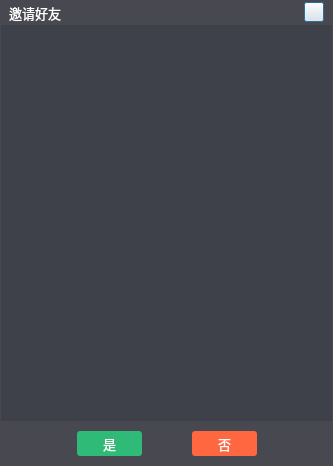
<?xml version="1.0" encoding="UTF-8"?>
<ui version="4.0">
 <class>STWBInviteFriendClass</class>
 <widget class="QDialog" name="STWBInviteFriendClass">
  <property name="geometry">
   <rect>
    <x>0</x>
    <y>0</y>
    <width>333</width>
    <height>466</height>
   </rect>
  </property>
  <property name="windowTitle">
   <string>STWBInviteFriend</string>
  </property>
  <layout class="QVBoxLayout" name="verticalLayout">
   <property name="spacing">
    <number>0</number>
   </property>
   <property name="leftMargin">
    <number>0</number>
   </property>
   <property name="topMargin">
    <number>0</number>
   </property>
   <property name="rightMargin">
    <number>0</number>
   </property>
   <property name="bottomMargin">
    <number>0</number>
   </property>
   <item>
    <widget class="QWidget" name="widTitle" native="true">
     <property name="minimumSize">
      <size>
       <width>0</width>
       <height>25</height>
      </size>
     </property>
     <property name="maximumSize">
      <size>
       <width>16777215</width>
       <height>25</height>
      </size>
     </property>
     <property name="styleSheet">
      <string notr="true">QWidget#widTitle{background-color:#484950;border:0px;}</string>
     </property>
     <layout class="QHBoxLayout" name="horizontalLayout">
      <property name="spacing">
       <number>6</number>
      </property>
      <property name="leftMargin">
       <number>9</number>
      </property>
      <property name="topMargin">
       <number>0</number>
      </property>
      <property name="rightMargin">
       <number>9</number>
      </property>
      <property name="bottomMargin">
       <number>0</number>
      </property>
      <item>
       <widget class="QLabel" name="label_3">
        <property name="font">
         <font>
          <family>微软雅黑</family>
          <pointsize>10</pointsize>
         </font>
        </property>
        <property name="styleSheet">
         <string notr="true">color: rgb(255, 255, 255);</string>
        </property>
        <property name="text">
         <string>邀请好友</string>
        </property>
       </widget>
      </item>
      <item>
       <spacer name="horizontalSpacer_5">
        <property name="orientation">
         <enum>Qt::Horizontal</enum>
        </property>
        <property name="sizeHint" stdset="0">
         <size>
          <width>785</width>
          <height>17</height>
         </size>
        </property>
       </spacer>
      </item>
      <item>
       <widget class="QPushButton" name="pbClose">
        <property name="minimumSize">
         <size>
          <width>20</width>
          <height>20</height>
         </size>
        </property>
        <property name="maximumSize">
         <size>
          <width>20</width>
          <height>20</height>
         </size>
        </property>
        <property name="styleSheet">
         <string notr="true">
QPushButton{border-image: url(:/SoftTerminal/images/close.png);}

QPushButton:hover:!pressed {
	
	background-color: #ff6741;
}</string>
        </property>
        <property name="text">
         <string/>
        </property>
       </widget>
      </item>
     </layout>
    </widget>
   </item>
   <item>
    <widget class="QWidget" name="widget" native="true">
     <property name="styleSheet">
      <string notr="true">
QScrollBar::vertical
{
    width:4px;
    background:rgb(0,0,0,0%);
    margin:0px,0px,0px,0px;
    padding-top:0px;   /*上预留位置*/
    padding-bottom:0px;    /*下预留位置*/
}

/*滚动条中滑块的样式*/
QScrollBar::handle::vertical
{
    width:4px;
    background:rgb(0,0,0,25%);
    border-radius:2px;
    min-height:20px;
}

/*鼠标触及滑块样式*/
QScrollBar::handle::vertical::hover
{
    width:5px;
    background:rgb(0,0,0,50%);
    border-radius:2px;
    min-height:20;
}

/*设置下箭头*/
QScrollBar::add-line:vertical
{
    height:0px;
    subcontrol-position:bottom;
}

/*设置上箭头*/
QScrollBar::sub-line:vertical
{
    height:0px;
    subcontrol-position:top;
}

QScrollBar::add-page:vertical, QScrollBar::sub-page:vertical {
    background: #3e414a;
}</string>
     </property>
     <layout class="QHBoxLayout" name="horizontalLayout_2">
      <property name="spacing">
       <number>0</number>
      </property>
      <property name="leftMargin">
       <number>0</number>
      </property>
      <property name="topMargin">
       <number>0</number>
      </property>
      <property name="rightMargin">
       <number>0</number>
      </property>
      <property name="bottomMargin">
       <number>0</number>
      </property>
      <item>
       <widget class="QListWidget" name="lwFriendList">
        <property name="focusPolicy">
         <enum>Qt::NoFocus</enum>
        </property>
        <property name="styleSheet">
         <string notr="true">QListWidget{
    background-color: #3e414a;   
    font:10pt &quot;微软雅黑&quot;;  
	color: #ffffff;
    border:0px;
	border-left:1px solid #484950;
	border-right:1px solid #484950;
}
QListWidget::Item{
	height:45px;padding-top:0px; padding-bottom:0px;
	border-bottom: 1px solid #494c54;
}</string>
        </property>
        <property name="horizontalScrollBarPolicy">
         <enum>Qt::ScrollBarAlwaysOff</enum>
        </property>
        <property name="editTriggers">
         <set>QAbstractItemView::NoEditTriggers</set>
        </property>
        <property name="showDropIndicator" stdset="0">
         <bool>true</bool>
        </property>
        <property name="selectionMode">
         <enum>QAbstractItemView::NoSelection</enum>
        </property>
       </widget>
      </item>
     </layout>
    </widget>
   </item>
   <item>
    <widget class="QWidget" name="widBottom" native="true">
     <property name="styleSheet">
      <string notr="true">QWidget#widBottom{background-color:#484950;}</string>
     </property>
     <layout class="QHBoxLayout" name="hblayout">
      <property name="spacing">
       <number>50</number>
      </property>
      <property name="leftMargin">
       <number>10</number>
      </property>
      <property name="topMargin">
       <number>10</number>
      </property>
      <property name="rightMargin">
       <number>10</number>
      </property>
      <property name="bottomMargin">
       <number>10</number>
      </property>
      <item>
       <spacer name="horizontalSpacer_3">
        <property name="orientation">
         <enum>Qt::Horizontal</enum>
        </property>
        <property name="sizeHint" stdset="0">
         <size>
          <width>40</width>
          <height>20</height>
         </size>
        </property>
       </spacer>
      </item>
      <item>
       <widget class="QPushButton" name="pbOK">
        <property name="minimumSize">
         <size>
          <width>65</width>
          <height>25</height>
         </size>
        </property>
        <property name="maximumSize">
         <size>
          <width>65</width>
          <height>25</height>
         </size>
        </property>
        <property name="font">
         <font>
          <family>微软雅黑</family>
          <pointsize>10</pointsize>
         </font>
        </property>
        <property name="styleSheet">
         <string notr="true">

QPushButton {
	border-radius: 3px;
	color: rgb(255, 255, 255);
	background-color: rgb(48, 186, 120);
}
QPushButton:hover:pressed {
	background-color: rgb(48, 186, 120);
}
QPushButton:hover:!pressed {
	
	background-color: rgb(109, 206, 160);
}</string>
        </property>
        <property name="text">
         <string>是</string>
        </property>
       </widget>
      </item>
      <item>
       <widget class="QPushButton" name="pbCancel">
        <property name="minimumSize">
         <size>
          <width>65</width>
          <height>25</height>
         </size>
        </property>
        <property name="maximumSize">
         <size>
          <width>65</width>
          <height>25</height>
         </size>
        </property>
        <property name="font">
         <font>
          <family>微软雅黑</family>
          <pointsize>10</pointsize>
         </font>
        </property>
        <property name="styleSheet">
         <string notr="true">

QPushButton {
	border-radius: 3px;
	color: rgb(255, 255, 255);
	background-color: rgb(255, 103, 65);
}
QPushButton:hover:pressed {
	background-color: rgb(255, 103, 65);
}
QPushButton:hover:!pressed {
	background-color: rgb(255, 133, 103);
}</string>
        </property>
        <property name="text">
         <string>否</string>
        </property>
       </widget>
      </item>
      <item>
       <spacer name="horizontalSpacer_4">
        <property name="orientation">
         <enum>Qt::Horizontal</enum>
        </property>
        <property name="sizeHint" stdset="0">
         <size>
          <width>40</width>
          <height>20</height>
         </size>
        </property>
       </spacer>
      </item>
     </layout>
    </widget>
   </item>
  </layout>
 </widget>
 <resources>
  <include location="../res/softterminal.qrc"/>
 </resources>
 <connections/>
</ui>
